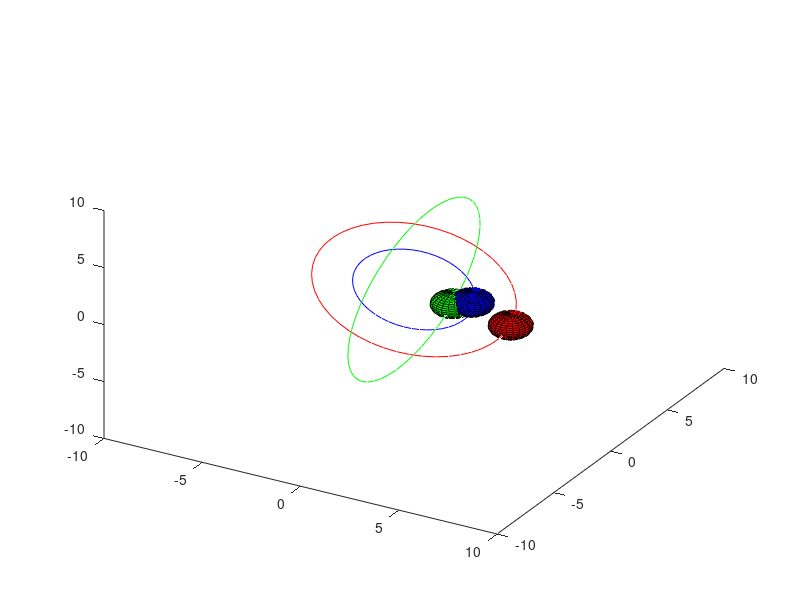

This figure's MATLAB source:
close all
clear
clc
t = linspace(0,2*pi,50);
x = cos(t);
y = sin(t);
z = zeros(1,50);
[xp,yp,zp] = sphere;
psi = 15*pi/180;
theta = 30*pi/180;
phi = 20*pi/180;
R = [cos(phi)*cos(theta) cos(phi)*sin(theta)*sin(psi)-sin(phi)*cos(psi) cos(phi)*sin(theta)*cos(psi)+sin(phi)*sin(psi);
    sin(phi)*cos(theta) sin(phi)*sin(theta)*sin(psi)+cos(phi)*cos(psi) sin(phi)*sin(theta)*cos(psi)-cos(phi)*sin(psi);
    -sin(theta) cos(theta)*sin(psi) cos(theta)*cos(psi)];

% Scaling factors for each sphere
scale_factors = [5 3 2];

p1 = scale_factors(1)*[x;y;z];
p2 = scale_factors(2)*[x;y;2*z];
p3 = scale_factors(3)*[x;4*y;-3*z];
p1 = R*p1;
p2 = R*p2;
p3 = R*p3;
hold on

for idx = 1:length(t)
    clf
    % Plot the first sphere
    plot3(p1(1,:),p1(2,:),p1(3,:),'r')
    hold on
    surf(xp+p1(1,idx),yp+p1(2,idx),zp+p1(3,idx),'FaceColor','r')

    % Plot the second sphere
    plot3(p2(1,:),p2(2,:),p2(3,:),'b')
    surf(xp+p2(1,idx),yp+p2(2,idx),zp+0.5*p2(3,idx),'FaceColor','b')

    % Plot the third sphere
    plot3(p3(1,:),p3(2,:),p3(3,:),'g')
    surf(xp+p3(1,idx),yp+p3(2,idx),zp+p3(3,idx),'FaceColor','g')

    % Update the position of each sphere using a different scaling factor
    p1 = R*scale_factors(1)*[x;y;z];
    p2 = R*scale_factors(2)*[x;y;2*z];
    p3 = R*scale_factors(3)*[x;4*y;-3*z];

    xlim([-10 10])
    ylim([-10 10])
    zlim([-10 10])
    view(30,40)
    pause(0.1)
end

